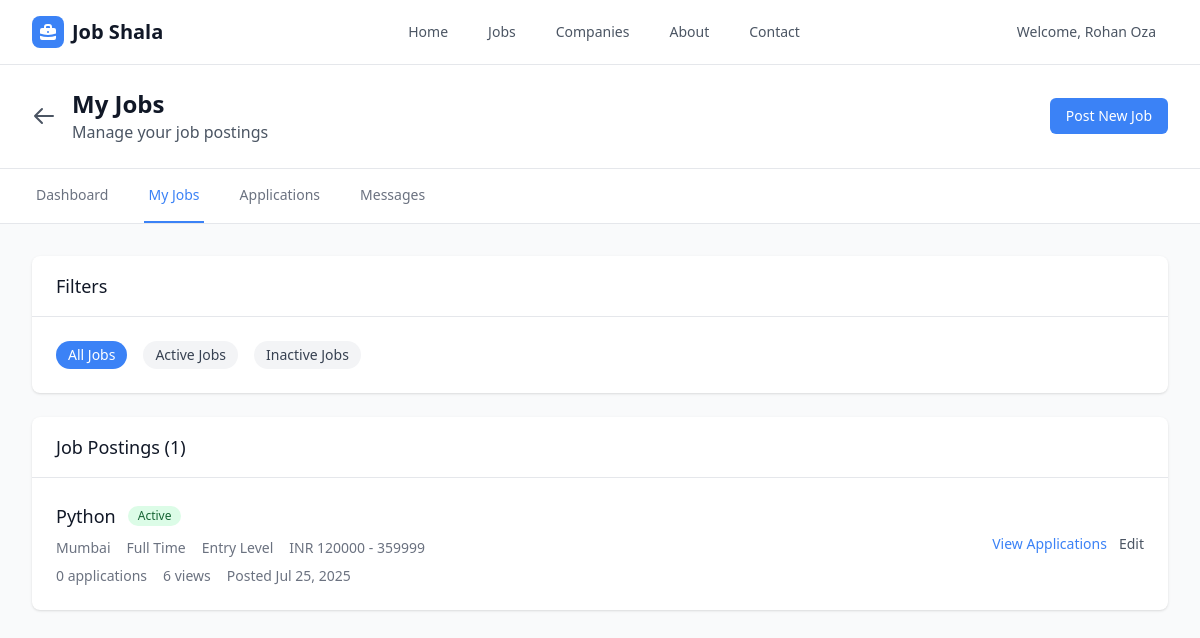
The page /employer/jobs/ (signed in) on the database its author committed.
### employer/models.py (models this page shows, shortened)
class Job(models.Model):
    JOB_TYPE_CHOICES = [
        ('full-time', 'Full Time'),
        ('part-time', 'Part Time'),
        ('contract', 'Contract'),
        ('internship', 'Internship'),
        ('freelance', 'Freelance'),
    ]
    EXPERIENCE_CHOICES = [
        ('entry', 'Entry Level'),
        ('junior', 'Junior (1-3 years)'),
        ('mid', 'Mid Level (3-5 years)'),
        ('senior', 'Senior (5+ years)'),
        ('lead', 'Lead/Manager'),
    ]
    employer = models.ForeignKey(Employer, on_delete=models.CASCADE)
    title = models.CharField(max_length=200)
    company_name = models.CharField(max_length=200)
    location = models.CharField(max_length=200)
    job_type = models.CharField(max_length=20, choices=JOB_TYPE_CHOICES)
    experience_level = models.CharField(max_length=20, choices=EXPERIENCE_CHOICES)
    salary_min = models.DecimalField(max_digits=10, decimal_places=2, null=True, blank=True)
    salary_max = models.DecimalField(max_digits=10, decimal_places=2, null=True, blank=True)
    salary_currency = models.CharField(max_length=3, default='INR')
    description = models.TextField()
    requirements = models.TextField()
    benefits = models.TextField(blank=True, null=True)
    skills_required = models.TextField()
    is_active = models.BooleanField(default=True)
    is_featured = models.BooleanField(default=False)
    views_count = models.IntegerField(default=0)
    applications_count = models.IntegerField(default=0)
    created_at = models.DateTimeField(auto_now_add=True)
    updated_at = models.DateTimeField(auto_now=True)
    deadline = models.DateField(null=True, blank=True)
    class Meta:
        ordering = ['-created_at']

### employer/views.py (the view)
# urls.py: path('jobs/', views.employer_jobs, name='employer_jobs'),
@login_required
def employer_jobs(request):
    try:
        employer = Employer.objects.get(user=request.user)
    except Employer.DoesNotExist:
        messages.error(request, "Please complete your employer profile first.")
        return redirect('employer_signup')
    jobs = Job.objects.filter(employer=employer).order_by('-created_at')
    status_filter = request.GET.get('status')
    if status_filter == 'active':
        jobs = jobs.filter(is_active=True)
    elif status_filter == 'inactive':
        jobs = jobs.filter(is_active=False)
    paginator = Paginator(jobs, 10)
    page_number = request.GET.get('page')
    page_obj = paginator.get_page(page_number)
    context = {
        'jobs': page_obj,
        'employer': employer,
        'status_filter': status_filter,
    }
    return render(request, 'employer/jobs.html', context)

### employer/templates/employer/jobs.html (shortened to what this page needs)
{% extends 'core/base.html' %}
{% load static %}
{% block content %}
<div class="min-h-screen bg-gray-50">
    <div class="bg-white shadow-sm border-b">
        <div class="max-w-7xl mx-auto px-4 sm:px-6 lg:px-8">
            <div class="flex justify-between items-center py-6">
                <div class="flex items-center space-x-4">
                    <a href="{% url 'employer_dashboard' %}" class="text-gray-600 hover:text-primary">
                        <svg class="w-6 h-6" fill="none" stroke="currentColor" viewBox="0 0 24 24">
                            <path stroke-linecap="round" stroke-linejoin="round" stroke-width="2" d="M10 19l-7-7m0 0l7-7m-7 7h18"></path>
                        </svg>
                    </a>
                    <div>
                        <h1 class="text-2xl font-bold text-gray-900">My Jobs</h1>
                        <p class="text-gray-600">Manage your job postings</p>
                    </div>
                </div>
                <div class="flex items-center space-x-4">
                    <a href="{% url 'post_job' %}" class="bg-primary hover:bg-secondary text-white px-4 py-2 rounded-md text-sm font-medium transition-colors duration-200">
                        Post New Job
                    </a>
                </div>
            </div>
        </div>
    </div>
    <div class="bg-white border-b">
        <div class="max-w-7xl mx-auto px-4 sm:px-6 lg:px-8">
            <nav class="flex space-x-8">
                <a href="{% url 'employer_dashboard' %}" class="border-b-2 border-transparent text-gray-500 hover:text-gray-700 hover:border-gray-300 py-4 px-1 text-sm font-medium">
                    Dashboard
                </a>
                <a href="{% url 'employer_jobs' %}" class="border-b-2 border-primary text-primary py-4 px-1 text-sm font-medium">
                    My Jobs
                </a>
                <a href="{% url 'all_applications' %}" class="border-b-2 border-transparent text-gray-500 hover:text-gray-700 hover:border-gray-300 py-4 px-1 text-sm font-medium">
                    Applications
                </a>
                <a href="{% url 'employer_messages' %}" class="border-b-2 border-transparent text-gray-500 hover:text-gray-700 hover:border-gray-300 py-4 px-1 text-sm font-medium">
                    Messages
                </a>
            </nav>
        </div>
    </div>
    <div class="max-w-7xl mx-auto px-4 sm:px-6 lg:px-8 py-8">
        <div class="bg-white rounded-lg shadow mb-6">
            <div class="px-6 py-4 border-b border-gray-200">
                <h2 class="text-lg font-medium text-gray-900">Filters</h2>
            </div>
            <div class="p-6">
                <div class="flex flex-wrap gap-4">
                    <a href="{% url 'employer_jobs' %}" class="px-3 py-1 rounded-full text-sm font-medium {% if not status_filter %}bg-primary text-white{% else %}bg-gray-100 text-gray-700 hover:bg-gray-200{% endif %}">
                        All Jobs
                    </a>
                    <a href="{% url 'employer_jobs' %}?status=active" class="px-3 py-1 rounded-full text-sm font-medium {% if status_filter == 'active' %}bg-primary text-white{% else %}bg-gray-100 text-gray-700 hover:bg-gray-200{% endif %}">
                        Active Jobs
                    </a>
                    <a href="{% url 'employer_jobs' %}?status=inactive" class="px-3 py-1 rounded-full text-sm font-medium {% if status_filter == 'inactive' %}bg-primary text-white{% else %}bg-gray-100 text-gray-700 hover:bg-gray-200{% endif %}">
                        Inactive Jobs
                    </a>
                </div>
            </div>
        </div>
        <div class="bg-white rounded-lg shadow">
            <div class="px-6 py-4 border-b border-gray-200">
                <h2 class="text-lg font-medium text-gray-900">Job Postings ({{ jobs.paginator.count }})</h2>
            </div>
            {% if jobs %}
            <div class="divide-y divide-gray-200">
                {% for job in jobs %}
                <div class="p-6 hover:bg-gray-50">
                    <div class="flex items-center justify-between">
                        <div class="flex-1">
                            <div class="flex items-center space-x-3">
                                <h3 class="text-lg font-medium text-gray-900">{{ job.title }}</h3>
                                <span class="inline-flex items-center px-2.5 py-0.5 rounded-full text-xs font-medium
                                    {% if job.is_active %}bg-green-100 text-green-800{% else %}bg-red-100 text-red-800{% endif %}">
                                    {% if job.is_active %}Active{% else %}Inactive{% endif %}
                                </span>
                            </div>
                            <div class="mt-2 flex items-center space-x-4 text-sm text-gray-500">
                                <span>{{ job.location }}</span>
                                <span>{{ job.get_job_type_display }}</span>
                                <span>{{ job.get_experience_level_display }}</span>
                                {% if job.salary_min and job.salary_max %}
                                <span>{{ job.salary_currency }} {{ job.salary_min|floatformat:0 }} - {{ job.salary_max|floatformat:0 }}</span>
                                {% endif %}
                            </div>
                            <div class="mt-2 flex items-center space-x-4 text-sm text-gray-500">
                                <span>{{ job.applications_count }} applications</span>
                                <span>{{ job.views_count }} views</span>
                                <span>Posted {{ job.created_at|date:"M j, Y" }}</span>
                            </div>
                        </div>
                        <div class="flex items-center space-x-3">
                            <a href="{% url 'job_applications' job.id %}" class="text-primary hover:text-secondary text-sm font-medium">
                                View Applications
                            </a>
                            <a href="{% url 'edit_job' job.id %}" class="text-gray-600 hover:text-gray-900 text-sm font-medium">
                                Edit
                            </a>
                        </div>
                    </div>
                </div>
                {% endfor %}
            </div>
            {% endif %}
        </div>
    </div>
</div>
{% endblock %}

### core/templates/core/base.html (shortened to what this page needs)
{% load static %}
<!DOCTYPE html>
<html lang="en">
<head>
    <script src="https://cdn.tailwindcss.com"></script>
    <link rel="stylesheet" href="{% static 'css/custom.css' %}">
</head>
<body class="bg-gray-50">
    <nav class="fixed top-0 w-full z-50 navbar-blur border-b border-gray-200">
        <div class="max-w-7xl mx-auto px-4 sm:px-6 lg:px-8">
            <div class="flex justify-between items-center h-16">
                <div class="flex items-center">
                    <div class="flex-shrink-0">
                        <a href="{% url 'homepage' %}" class="flex items-center space-x-2">
                            <div class="w-8 h-8 bg-primary rounded-lg flex items-center justify-center">
                            </div>
                            <span class="text-xl font-bold text-gray-900">Job Shala</span>
                        </a>
                    </div>
                </div>
                <div class="hidden md:block">
                    <div class="ml-10 flex items-baseline space-x-4">
                        <a href="{% url 'homepage' %}" class="{% if request.resolver_match.url_name == 'homepage' %}text-gray-900{% else %}text-gray-600{% endif %} hover:text-primary px-3 py-2 rounded-md text-sm font-medium transition-colors duration-200">Home</a>
                        <a href="{% url 'job_listing' %}" class="{% if request.resolver_match.url_name == 'job_listing' %}text-gray-900{% else %}text-gray-600{% endif %} hover:text-primary px-3 py-2 rounded-md text-sm font-medium transition-colors duration-200">Jobs</a>
                        <a href="#" class="text-gray-600 hover:text-primary px-3 py-2 rounded-md text-sm font-medium transition-colors duration-200">Companies</a>
                        <a href="#" class="text-gray-600 hover:text-primary px-3 py-2 rounded-md text-sm font-medium transition-colors duration-200">About</a>
                        <a href="#" class="text-gray-600 hover:text-primary px-3 py-2 rounded-md text-sm font-medium transition-colors duration-200">Contact</a>
                    </div>
                </div>
                <div class="hidden md:flex items-center space-x-4">
                    {% if user.is_authenticated %}
                        <div class="flex items-center space-x-4">
                            <button id="user-menu-btn-desktop" class="text-gray-600 hover:text-primary px-3 py-2 text-sm font-medium transition-colors duration-200 cursor-pointer">
                                Welcome, {{ user.get_full_name|default:user.username }}
                            </button>
                        </div>
                    {% endif %}
                </div>
            </div>
        </div>
    </nav>
    <main class="pt-16">
        {% block content %}{% endblock %}
    </main>
</body>
</html>

### core/static/css/custom.css (style rules this page uses)
.navbar-blur { backdrop-filter: blur(10px); background-color: rgba(255, 255, 255, 0.9); }

### rows shown on the page
Job: title "Python", is_active "Active", location "Mumbai", job_type "Full Time", experience_level "Entry Level", salary_currency "INR", salary_min "120000", salary_max "359999", applications_count "0", views_count "6", created_at "Jul 25, 2025"

### other values the page prints
{{ user.get_full_name|default:user.username }} "Rohan Oza"
{{ jobs.paginator.count }} "1"
